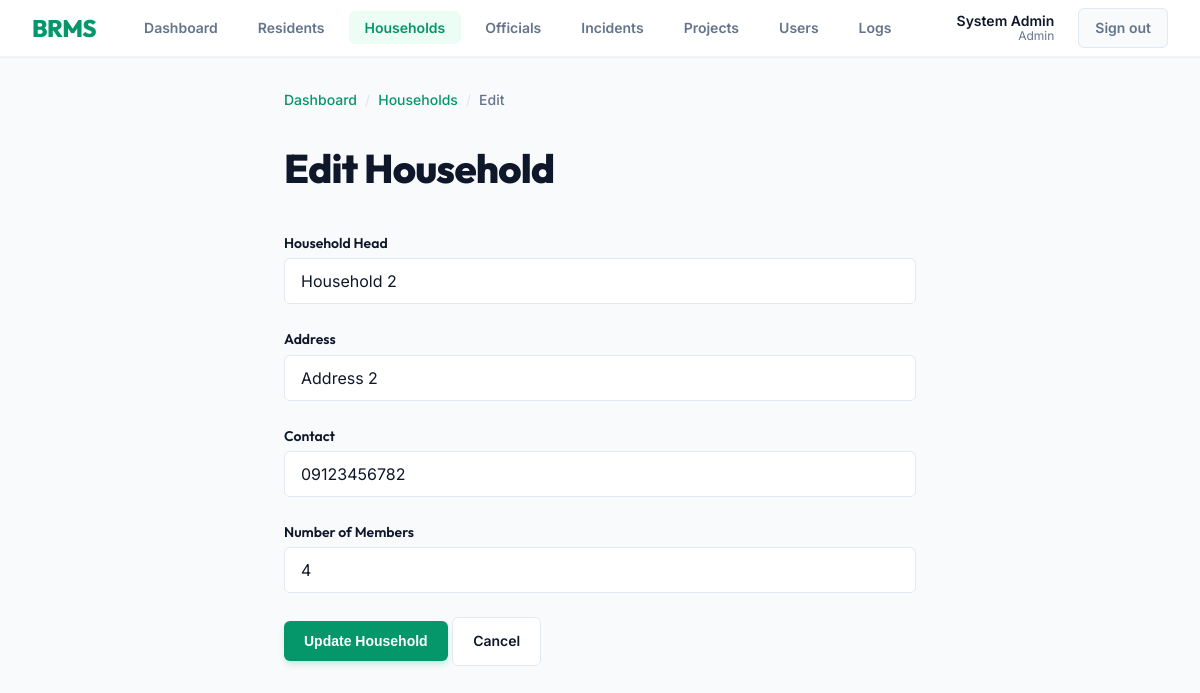
Page /households/edit.php?id=2 (signed in) on the committed database.
### tables this page shows
CREATE TABLE `tbl_households` (
  `household_id` int(11) NOT NULL,
  `household_head` varchar(100) DEFAULT NULL,
  `address` varchar(255) DEFAULT NULL,
  `contact_information` varchar(100) DEFAULT NULL,
  `number_of_members` int(11) DEFAULT NULL
);

### households/edit.php (the view, shortened to what this page needs)
<?php
include '../db.php';
$id = $_GET['id'];
$query = "SELECT * FROM tbl_households WHERE household_id = $id";
$result = mysqli_query($conn, $query);
$household = mysqli_fetch_assoc($result);
?>
<!DOCTYPE html>
<html lang="en">
<head>
    <link rel="stylesheet" href="../style.css">
</head>
<body>
    <?php include '../navbar.php'; ?>
    <div class="page-shell page-shell--narrow page-content">
        <div class="breadcrumb-bar">
            <a href="../index.php">Dashboard</a>
            <span class="sep">/</span>
            <a href="index.php">Households</a>
            <span class="sep">/</span>
            <span>Edit</span>
        </div>
        <div class="page-header">
            <h1>Edit Household</h1>
        </div>
        <form method="POST" id="edit-household-form">
            <div class="form-group">
                <label class="form-label" for="household_head">Household Head</label>
                <input type="text" id="household_head" name="household_head" class="form-control" style="width:100%" value="<?php echo $household['household_head']; ?>" required>
            </div>
            <div class="form-group">
                <label class="form-label" for="address">Address</label>
                <input type="text" id="address" name="address" class="form-control" style="width:100%" value="<?php echo $household['address']; ?>" required>
            </div>
            <div class="form-group">
                <label class="form-label" for="contact_information">Contact</label>
                <input type="text" id="contact_information" name="contact_information" class="form-control" style="width:100%" value="<?php echo $household['contact_information']; ?>" required>
            </div>
            <div class="form-group">
                <label class="form-label" for="number_of_members">Number of Members</label>
                <input type="number" id="number_of_members" name="number_of_members" class="form-control" style="width:100%" value="<?php echo $household['number_of_members']; ?>" required>
            </div>
            <div class="form-actions">
                <button type="submit" class="btn-accent" id="update-household-btn">Update Household</button>
                <a href="index.php" class="btn-secondary">Cancel</a>
            </div>
        </form>
    </div>
</body>
</html>

### style.css (style rules this page uses)
:root { --color-primary: #059669; --color-primary-hover:#047857; --color-primary-light:#ecfdf5; --color-accent: #f59e0b; --color-accent-hover: #d97706; --color-accent-light: #fffbeb; --color-surface: #f8fafc; --color-surface-alt: #ffffff; --color-text: #0f172a; --color-text-muted: #64748b; --color-border: #e2e8f0; --color-border-light: #f1f5f9; --color-danger: #ef4444; --color-danger-soft: #fef2f2; --color-warning: #eab308; --color-warning-soft: #fefce8; --color-success: #10b981; --color-success-soft: #ecfdf5; --color-info: #3b82f6; --color-info-soft: #eff6ff; --space-xs: 0.25rem; --space-sm: 0.5rem; --space-md: 1rem; --space-lg: 1.5rem; --space-xl: 2rem; --space-2xl: 3rem; --space-3xl: 4rem; --font-heading: 'Outfit', system-ui, sans-serif; --font-body: 'Inter', system-ui, sans-serif; --text-xs: 0.75rem; --text-sm: 0.875rem; --text-base: 1rem; --text-md: 1.125rem; --text-lg: 1.5rem; --text-xl: 2rem; --text-2xl: 2.5rem; --radius-sm: 6px; --radius-md: 12px; --radius-lg: 16px; --radius-xl: 24px; --shadow-sm: 0 1px 2px 0 rgb(0 0 0 / 0.05); --shadow-md: 0 4px 6px -1px rgb(0 0 0 / 0.1), 0 2px 4px -2px rgb(0 0 0 / 0.1); --shadow-lg: 0 10px 15px -3px rgb(0 0 0 / 0.1), 0 4px 6px -4px rgb(0 0 0 / 0.1); --ease-out: cubic-bezier(0.16, 1, 0.3, 1); --duration: 200ms; }
*, *::before, *::after { box-sizing: border-box; }
body { font-family: var(--font-body); font-size: var(--text-base); color: var(--color-text); background-color: var(--color-surface); line-height: 1.6; -webkit-font-smoothing: antialiased; margin: 0; padding: 0; }
h1, h2, h3, h4, h5, h6 { font-family: var(--font-heading); color: var(--color-text); margin-top: 0; }
.page-shell { max-width: 1200px; margin: 0 auto; padding: var(--space-xl) var(--space-lg); }
.page-shell--narrow { max-width: 680px; }
.page-header { display: flex; align-items: center; justify-content: space-between; margin-bottom: var(--space-xl); gap: var(--space-md); }
.page-header h1 { font-size: var(--text-2xl); font-weight: 800; margin: 0; letter-spacing: -0.02em; color: var(--color-text); }
.btn-accent { display: inline-flex; align-items: center; gap: var(--space-xs); background-color: var(--color-primary); color: white; border: none; padding: 0.75rem 1.25rem; border-radius: var(--radius-sm); font-size: var(--text-sm); font-weight: 600; cursor: pointer; text-decoration: none; transition: all var(--duration) var(--ease-out); box-shadow: 0 4px 6px -1px rgb(5 150 105 / 0.2); }
.btn-secondary { display: inline-flex; align-items: center; gap: var(--space-xs); background-color: var(--color-surface-alt); color: var(--color-text); border: 1px solid var(--color-border); padding: 0.75rem 1.25rem; border-radius: var(--radius-sm); font-size: var(--text-sm); font-weight: 600; cursor: pointer; text-decoration: none; transition: all var(--duration) var(--ease-out); }
.form-group { margin-bottom: var(--space-lg); }
.form-label { display: block; font-family: var(--font-heading); font-weight: 600; font-size: var(--text-sm); color: var(--color-text); margin-bottom: var(--space-xs); }
.form-control, .form-select { width: 100%; font-family: var(--font-body); font-size: var(--text-base); padding: 0.75rem 1rem; border: 1px solid var(--color-border); border-radius: var(--radius-sm); background-color: var(--color-surface-alt); color: var(--color-text); transition: all var(--duration) var(--ease-out); }
.breadcrumb-bar { display: flex; align-items: center; gap: var(--space-sm); font-size: var(--text-sm); font-weight: 500; color: var(--color-text-muted); margin-bottom: var(--space-lg); }
.breadcrumb-bar a { color: var(--color-primary); text-decoration: none; }
.breadcrumb-bar .sep { color: var(--color-border); }
.page-content { animation: fadeSlideUp 400ms var(--ease-out) both; }

### rows in the picture
tbl_households: household_head "Household 2", address "Address 2", contact_information "09123456782", number_of_members "4"

### other values in the picture
$_SESSION['full_name'] "System Admin"
$_SESSION['role'] "Admin"
